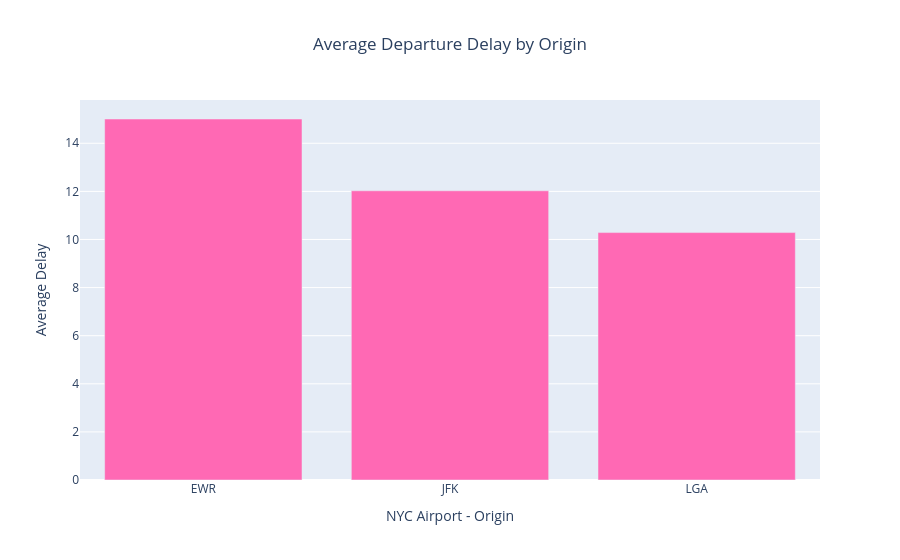

Write notebook code for a chart like this one.
### Markdown cell above
***Question 8***

### Code cell
#Let's look at the highest average delay by origin.

avg_delay = DF.groupby('origin')['dep_delay'].mean().reset_index()

fig = px.bar(avg_delay, 
             x = 'origin', 
             y ='dep_delay', 
             title = 'Average Departure Delay by Origin',
            color_discrete_sequence = ['hotpink'])

fig.update_layout(title_x = .5,
                  xaxis_title = "NYC Airport - Origin",
                  yaxis_title = "Average Delay")
                  
fig.show()

### Figure 1 — Plotly figure (JSON) as saved in the notebook; plotly's stock layout.template omitted (floating-point values rounded to 4 significant figures)
{"data": [{"hovertemplate": "origin=%{x}<br>dep_delay=%{y}<extra></extra>", "legendgroup": "", "marker": {"color": "hotpink", "pattern": {"shape": ""}}, "name": "", "orientation": "v", "showlegend": false, "textposition": "auto", "type": "bar", "x": ["EWR", "JFK", "LGA"], "xaxis": "x", "y": [15.01, 12.02, 10.29], "yaxis": "y"}], "layout": {"barmode": "relative", "legend": {"tracegroupgap": 0}, "title": {"text": "Average Departure Delay by Origin", "x": 0.5}, "xaxis": {"anchor": "y", "domain": [0, 1], "title": {"text": "NYC Airport - Origin"}}, "yaxis": {"anchor": "x", "domain": [0, 1], "title": {"text": "Average Delay"}}}}
